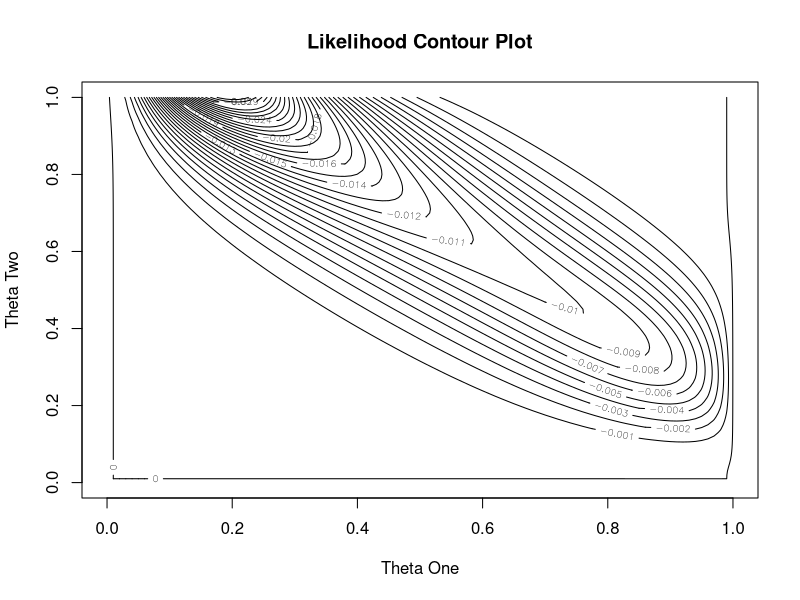

Generate this figure with R:
set.seed(6)

# Data values
n_1 <- c(5,6,4)
n_2 <- c(5,4,6)
y <- c(7,5,6)

theta_1_values <- seq(0,1,0.01) # Generate values for theta
theta_2_values <- seq(0,1,0.01) # Generate values for theta

multiNomial <- function(theta_1_values,n_1,theta_2_values,n_2,y){ # Likelihood
  
  first_likelihood <- 0 # i = 1 iteration
  for (j in max(0,y[1]-n_2[1]):min(n_1[1],y[1])){ # summing together the product of dbinom
    first_likelihood  <- first_likelihood  + 
      (dbinom(j, n_1[1],theta_1_values)*dbinom(y[1]-j, n_2[1],theta_2_values))
  }
  
  second_likelihood <- 0 # i = 2 iteration
  for (j in max(0,y[2]-n_2[2]):min(n_1[2],y[2])){ # summing together the product of dbinom
    second_likelihood  <- second_likelihood  + 
      (dbinom(j, n_1[2],theta_1_values)*dbinom(y[2]-j, n_2[2],theta_2_values))
  }
  
  third_likelihood <- 0 # i = 3 iteration
  for (j in max(0,y[3]-n_2[3]):min(n_1[3],y[3])){ # summing together the product of dbinom
    third_likelihood  <- third_likelihood  + 
      (dbinom(j, n_1[3],theta_1_values)*dbinom(y[3]-j, n_2[3],theta_2_values))
  }
  
  # Take the product of the likelihoods. I use the negative log likelihood.
  
  likelihood <- -1*(first_likelihood*second_likelihood*third_likelihood) 
}

# Create an empty matrix to store the likelihoods
likelihood.matrix<-matrix(nrow=length(theta_1_values),ncol=length(theta_2_values))


# Compute the likelihood and add the values to the matrix
for (m in 1:length(theta_1_values))
{
  for (p in 1:length(theta_2_values))
  {
    likelihood.matrix[m,p]<-multiNomial(theta_1_values[m],n_1,theta_2_values[p],n_2,y)
  }
}

mle_element <- which(likelihood.matrix==min(likelihood.matrix),arr.ind=T)
theta_1_values[mle_element[1]]
theta_2_values[mle_element[2]]

# Use a contour plot to plot the 2D likelihood. 
contour(theta_1_values,theta_2_values,likelihood.matrix,nlevels=30,xlab='Theta One',
        ylab='Theta Two',
        main='Likelihood Contour Plot')